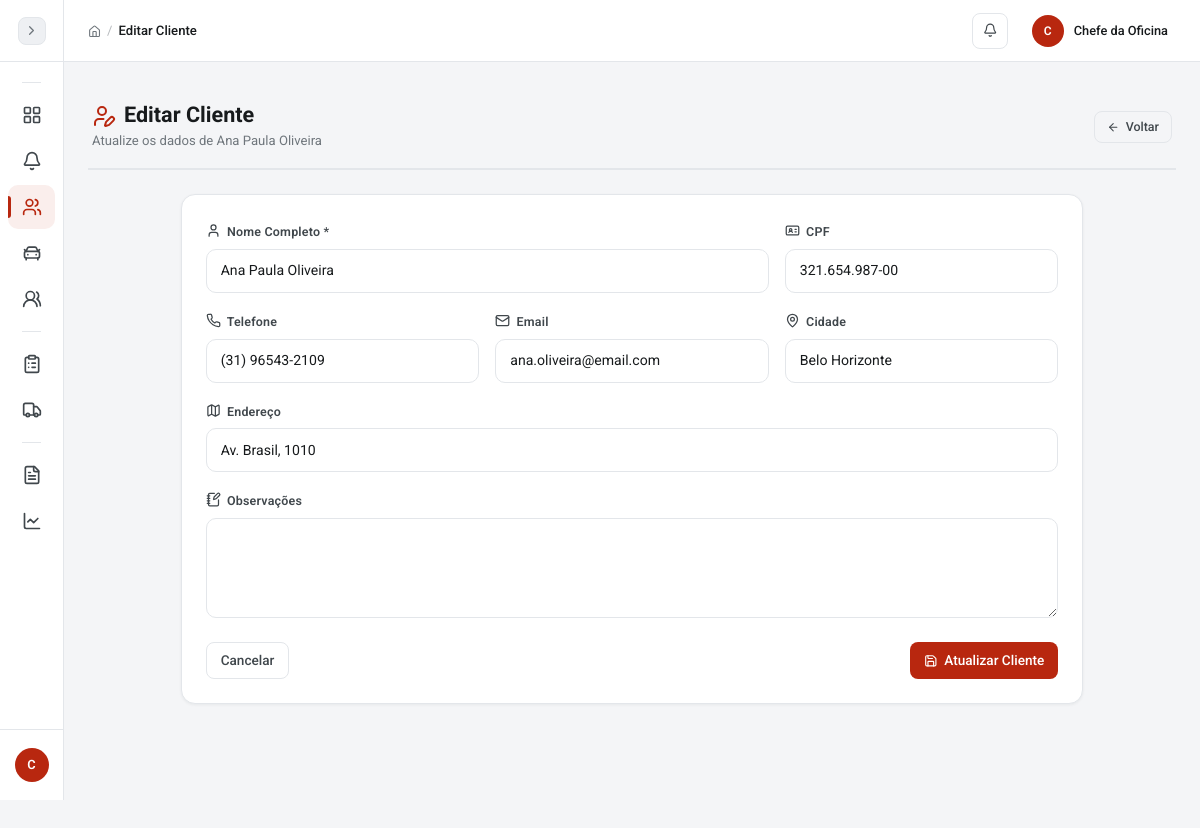
Page /pages/clientes/editar.php?id=4 (signed in) on the committed database.
### tables this page shows
CREATE TABLE clientes (
  id INT AUTO_INCREMENT PRIMARY KEY,
  nome VARCHAR(120) NOT NULL,
  cpf VARCHAR(14) UNIQUE,
  telefone VARCHAR(20),
  email VARCHAR(120),
  endereco VARCHAR(255),
  cidade VARCHAR(80),
  observacoes TEXT,
  ativo TINYINT(1) NOT NULL DEFAULT 1,
  data_cadastro TIMESTAMP DEFAULT CURRENT_TIMESTAMP,
  data_atualizacao TIMESTAMP DEFAULT CURRENT_TIMESTAMP ON UPDATE CURRENT_TIMESTAMP
);

### config/conexao.php (called while the page is built, shortened)
<?php
function esc($dado) {
    return htmlspecialchars((string) $dado, ENT_QUOTES, 'UTF-8');
}
?>

### pages/clientes/editar.php (the view, shortened to what this page needs)
<?php
require_once __DIR__ . '/../../config/conexao.php';
$id = isset($_GET['id']) ? (int)$_GET['id'] : 0;
$stmt = $conn->prepare("SELECT * FROM clientes WHERE id = :id");
$stmt->bindParam(':id', $id);
$stmt->execute();
$cliente = $stmt->fetch();
require_once __DIR__ . '/../../includes/header.php';
?>
<div class="page-header">
    <div>
        <h1><i data-lucide="user-pen" class="text-primary me-2"></i>Editar Cliente</h1>
        <span class="page-subtitle">Atualize os dados de <?php echo esc($cliente['nome']); ?></span>
    </div>
    <a href="listar.php" class="btn btn-outline-secondary btn-icon">
        <i data-lucide="arrow-left"></i> Voltar
    </a>
</div>
<div class="row justify-content-center">
    <div class="col-lg-10">
        <div class="card">
            <div class="card-body p-4">
                <form method="POST" action="processar.php?acao=editar">
                    <div class="row g-3">
                        <div class="col-md-8">
                            <label for="nome" class="form-label"><i data-lucide="user" class="form-label-icon"></i> Nome Completo *</label>
                            <input type="text" class="form-control" id="nome" name="nome" value="<?php echo esc($cliente['nome']); ?>" required>
                        </div>
                        <div class="col-md-4">
                            <label for="cpf" class="form-label"><i data-lucide="id-card" class="form-label-icon"></i> CPF</label>
                            <input type="text" class="form-control" id="cpf" name="cpf" value="<?php echo esc($cliente['cpf']); ?>" oninput="formatarCPF(this)">
                        </div>
                        <div class="col-md-4">
                            <label for="telefone" class="form-label"><i data-lucide="phone" class="form-label-icon"></i> Telefone</label>
                            <input type="text" class="form-control" id="telefone" name="telefone" value="<?php echo esc($cliente['telefone']); ?>" oninput="formatarTelefone(this)">
                        </div>
                        <div class="col-md-4">
                            <label for="email" class="form-label"><i data-lucide="mail" class="form-label-icon"></i> Email</label>
                            <input type="email" class="form-control" id="email" name="email" value="<?php echo esc($cliente['email']); ?>">
                        </div>
                        <div class="col-md-4">
                            <label for="cidade" class="form-label"><i data-lucide="map-pin" class="form-label-icon"></i> Cidade</label>
                            <input type="text" class="form-control" id="cidade" name="cidade" value="<?php echo esc($cliente['cidade']); ?>">
                        </div>
                        <div class="col-12">
                            <label for="endereco" class="form-label"><i data-lucide="map" class="form-label-icon"></i> Endereço</label>
                            <input type="text" class="form-control" id="endereco" name="endereco" value="<?php echo esc($cliente['endereco']); ?>" placeholder="Rua, número, bairro">
                        </div>
                        <div class="col-12">
                            <label for="observacoes" class="form-label"><i data-lucide="notebook-pen" class="form-label-icon"></i> Observações</label>
                            <textarea class="form-control" id="observacoes" name="observacoes" rows="3"><?php echo esc($cliente['observacoes']); ?></textarea>
                        </div>
                    </div>
                    <div class="d-flex justify-content-between mt-4">
                        <a href="listar.php" class="btn btn-outline-secondary">Cancelar</a>
                        <button type="submit" class="btn btn-primary btn-icon">
                            <i data-lucide="save"></i> Atualizar Cliente
                        </button>
                    </div>
                </form>
            </div>
        </div>
    </div>
</div>
<?php require_once __DIR__ . '/../../includes/footer.php'; ?>

### includes/header.php (style rules this page uses)
html.js body { opacity:0;transition:opacity .25s ease }

### rows in the picture
clientes: nome "Ana Paula Oliveira", cpf "321.654.987-00", telefone "(31) 96543-2109", email "ana.oliveira@email.com", cidade "Belo Horizonte", endereco "Av. Brasil, 1010"

### other values in the picture
substr($nome_usuario, 0, 1) "C"
$titulo_pagina "Editar Cliente"
substr($_SESSION['usuario_nome'] ?? 'U', 0, 1) "C"
$_SESSION['usuario_nome'] "Chefe da Oficina"
